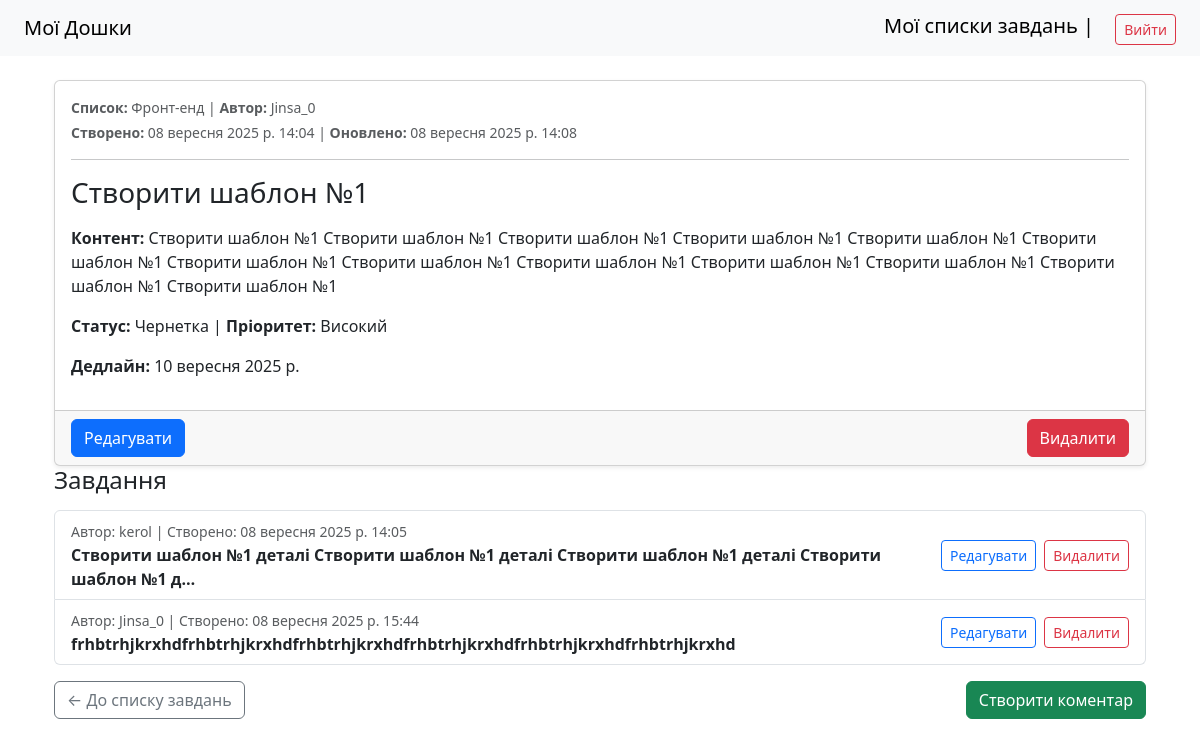
The page /dashboard/4/todolist/4/task/5/ (signed in) on the database as committed earlier.
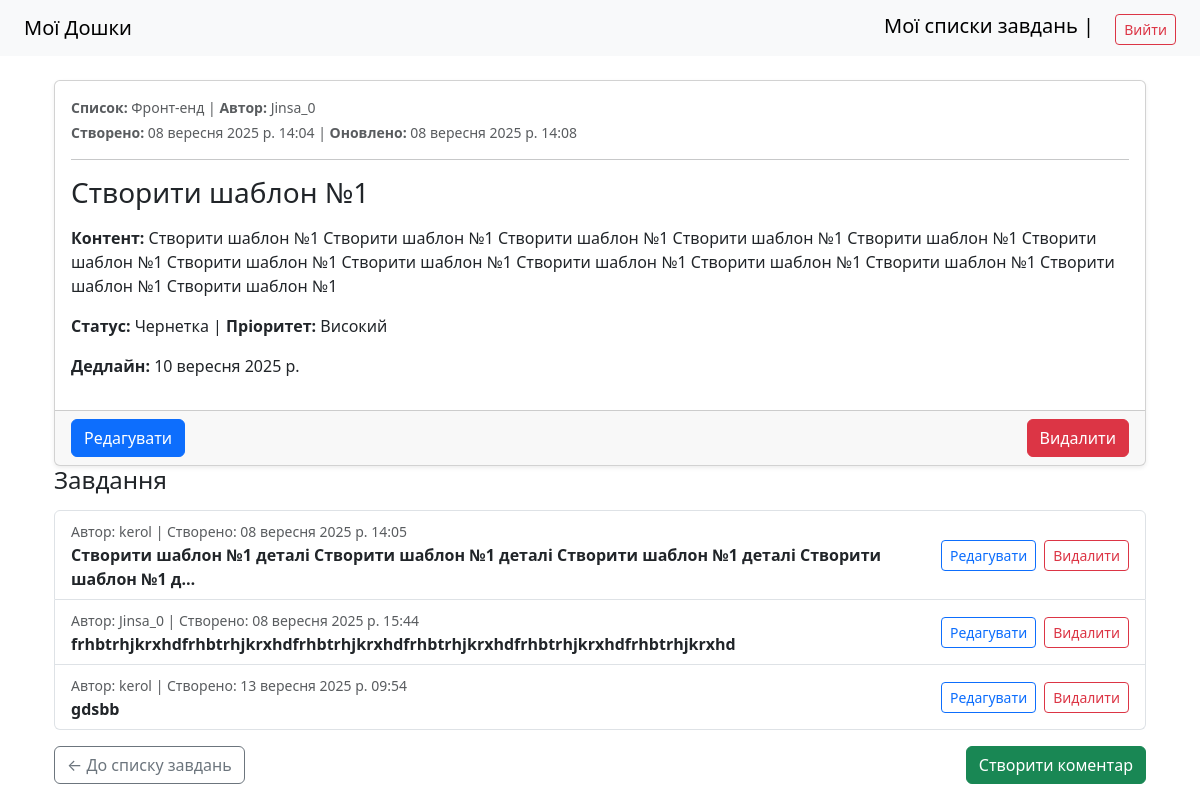
The same page on the database as committed later.
### task_manager/models.py (models this page shows, shortened)
class Comment(models.Model):
    task = models.ForeignKey(Task, on_delete = models.CASCADE, related_name = 'comments', verbose_name = 'Завдання')
    content = models.TextField(verbose_name = "Контент", blank = True)
    created_by = models.ForeignKey(User, on_delete=models.CASCADE, related_name = 'comments', verbose_name = 'Автор')
    created_at = models.DateTimeField(auto_now_add=True)
    class Meta:
        verbose_name = "Коментар"
        verbose_name_plural = "Коментарі"

### task_manager/views.py (the view)
# urls.py: path('dashboard/<int:dashboard_pk>/todolist/<int:todolist_pk>/task/<int:task_pk>/', TaskDetailView.as_view(), name = 'task_detail'),
class TaskDetailView(LoginRequiredMixin, TaskAccessMixin, DetailView):
    model = Task
    template_name = 'task/task_detail.html'
    context_object_name = 'task'
    pk_url_kwarg = "task_pk"
    def get_context_data(self, **kwargs):
        context = super().get_context_data(**kwargs)
        task = self.get_object()
        context['todolist'] = task.todolist
        context['dashboard'] = task.todolist.dashboard
        return context

### task_manager/views.py (called while the page is built)
    def get_queryset(self):
        return Dashboard.objects.filter(
            Q(created_by=self.request.user) | Q(members=self.request.user)
        ).distinct()

    def get_queryset(self):
        return TodoList.objects.filter(
            dashboard__in=DashboardAccessMixin.get_queryset(self)
        ).distinct()

    def get_queryset(self):
        return Task.objects.filter(
            todolist__in=TodoListAccessMixin.get_queryset(self)
        ).distinct()

### task_manager/templates/task/task_detail.html (shortened to what this page needs)
{% extends "base.html" %}
{% block content %}
<div class="container mt-4">
    <div class="card shadow-sm">
        <div class="card-body">
            <small class="text-muted d-block mb-1">
                <strong>Список:</strong>
                <a href="{% url 'todolist_detail' dashboard_pk=dashboard.pk todolist_pk=todolist.pk %}" class="text-reset text-decoration-none">
                    {{ task.todolist.title }}
                </a>
                | <strong>Автор:</strong> {{ task.created_by }}
            </small>
            <small class="text-muted d-block">
                <strong>Створено:</strong> {{ task.created_at }} |
                <strong>Оновлено:</strong> {{ task.updated_at }}
            </small>
            <hr>
            <h3 class="card-title mb-3">{{ task.title }}</h3>
            {% if task.content %}
                <p><strong>Контент:</strong> {{ task.content }}</p>
            {% endif %}
            <p>
                <strong>Статус:</strong> {{ task.get_status_display }} |
                <strong>Пріоритет:</strong> {{ task.get_priority_display }}
            </p>
            {% if task.deadline %}
                <p><strong>Дедлайн:</strong> {{ task.deadline }}</p>
            {% endif %}
        </div>
        <div class="card-footer d-flex justify-content-between">
            <a href="{% url 'task_edit' dashboard_pk=dashboard.pk todolist_pk=todolist.pk task_pk=task.pk %}"
               class="btn btn-primary">
                Редагувати
            </a>
            <form method="post"
                  action="{% url 'task_delete' dashboard_pk=dashboard.pk todolist_pk=todolist.pk task_pk=task.pk %}"
                  style="display: inline;">
                <button type="submit" class="btn btn-danger">Видалити</button>
            </form>
        </div>
    </div>
    <h4 class="mb-3">Завдання</h4>
    <div class="list-group">
        {% for comment in task.comments.all %}
            <div class="list-group-item d-flex justify-content-between align-items-center">
                <div>
                    <small class="text-muted">
                        Автор: {{ comment.created_by }} | Створено: {{ comment.created_at }}
                    </small>
                    <br>
                    <a href="{% url 'comment_detail' dashboard_pk=todolist.dashboard.pk todolist_pk=todolist.pk task_pk=task.pk comment_pk=comment.pk %}" class="text-reset text-decoration-none fw-bold">
                        {{ comment.content|truncatechars:100 }}
                    </a>
                    <br>
                </div>
                <div class="d-flex gap-2">
                    <a href="{% url 'comment_edit' dashboard_pk=todolist.dashboard.pk todolist_pk=todolist.pk task_pk=task.pk comment_pk=comment.pk %}"
                       class="btn btn-sm btn-outline-primary">
                        Редагувати
                    </a>
                    <form method="post" action="{% url 'comment_delete' dashboard_pk=todolist.dashboard.pk todolist_pk=todolist.pk task_pk=task.pk comment_pk=comment.pk %}" style="display:inline;">
                        <button type="submit" class="btn btn-sm btn-outline-danger">Видалити</button>
                    </form>
                </div>
            </div>
        {% empty %}
            <div class="alert alert-info">У цього завдання ще немає коментарів</div>
        {% endfor %}
    </div>
    <div class="d-flex justify-content-between mt-3">
        <a href="{% url 'task_list' dashboard_pk=dashboard.pk todolist_pk=todolist.pk %}"
            class="btn btn-outline-secondary">
            ← До списку завдань
        </a>
        <a href="{% url 'comment_create' dashboard_pk=todolist.dashboard.pk todolist_pk=todolist.pk task_pk=task.pk %}" class="btn btn-success">
            Створити коментар
        </a>
    </div>
</div>
{% endblock %}

Rows that differ between the two databases and show on the page:
added Comment: created_by "kerol", created_at "13 вересня 2025 р. 09:54", content "gdsbb"
